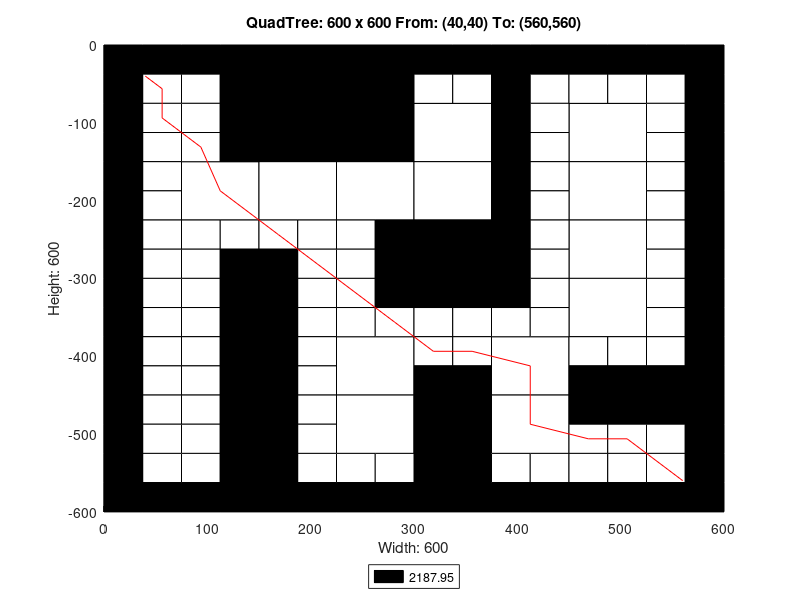

This figure's MATLAB source:
axis([0 600 -600 0]);
title('QuadTree: 600 x 600 From: (40,40) To: (560,560)');
xlabel('Width: 600');
ylabel('Height: 600');
rectangle('Position',[150 -150 150 150], 'FaceColor',[0 0 0]);
rectangle('Position',[75 -225 75 75], 'FaceColor',[1 1 1]);
rectangle('Position',[150 -225 75 75], 'FaceColor',[1 1 1]);
rectangle('Position',[225 -225 75 75], 'FaceColor',[1 1 1]);
rectangle('Position',[300 -150 75 75], 'FaceColor',[1 1 1]);
rectangle('Position',[450 -150 75 75], 'FaceColor',[1 1 1]);
rectangle('Position',[300 -225 75 75], 'FaceColor',[1 1 1]);
rectangle('Position',[300 -300 75 75], 'FaceColor',[0 0 0]);
rectangle('Position',[450 -225 75 75], 'FaceColor',[1 1 1]);
rectangle('Position',[450 -300 75 75], 'FaceColor',[1 1 1]);
rectangle('Position',[225 -450 75 75], 'FaceColor',[1 1 1]);
rectangle('Position',[225 -525 75 75], 'FaceColor',[1 1 1]);
rectangle('Position',[375 -450 75 75], 'FaceColor',[1 1 1]);
rectangle('Position',[450 -375 75 75], 'FaceColor',[1 1 1]);
rectangle('Position',[300 -525 75 75], 'FaceColor',[0 0 0]);
rectangle('Position',[375 -525 75 75], 'FaceColor',[1 1 1]);
rectangle('Position',[300 -600 75 75], 'FaceColor',[0 0 0]);
rectangle('Position',[0 -37.5 37.5 37.5], 'FaceColor',[0 0 0]);
rectangle('Position',[37.5 -37.5 37.5 37.5], 'FaceColor',[0 0 0]);
rectangle('Position',[0 -75 37.5 37.5], 'FaceColor',[0 0 0]);
rectangle('Position',[37.5 -75 37.5 37.5], 'FaceColor',[1 1 1]);
rectangle('Position',[75 -37.5 37.5 37.5], 'FaceColor',[0 0 0]);
rectangle('Position',[112.5 -37.5 37.5 37.5], 'FaceColor',[0 0 0]);
rectangle('Position',[75 -75 37.5 37.5], 'FaceColor',[1 1 1]);
rectangle('Position',[112.5 -75 37.5 37.5], 'FaceColor',[0 0 0]);
rectangle('Position',[0 -112.5 37.5 37.5], 'FaceColor',[0 0 0]);
rectangle('Position',[37.5 -112.5 37.5 37.5], 'FaceColor',[1 1 1]);
rectangle('Position',[0 -150 37.5 37.5], 'FaceColor',[0 0 0]);
rectangle('Position',[37.5 -150 37.5 37.5], 'FaceColor',[1 1 1]);
rectangle('Position',[75 -112.5 37.5 37.5], 'FaceColor',[1 1 1]);
rectangle('Position',[112.5 -112.5 37.5 37.5], 'FaceColor',[0 0 0]);
rectangle('Position',[75 -150 37.5 37.5], 'FaceColor',[1 1 1]);
rectangle('Position',[112.5 -150 37.5 37.5], 'FaceColor',[0 0 0]);
rectangle('Position',[0 -187.5 37.5 37.5], 'FaceColor',[0 0 0]);
rectangle('Position',[37.5 -187.5 37.5 37.5], 'FaceColor',[1 1 1]);
rectangle('Position',[0 -225 37.5 37.5], 'FaceColor',[0 0 0]);
rectangle('Position',[37.5 -225 37.5 37.5], 'FaceColor',[1 1 1]);
rectangle('Position',[0 -262.5 37.5 37.5], 'FaceColor',[0 0 0]);
rectangle('Position',[37.5 -262.5 37.5 37.5], 'FaceColor',[1 1 1]);
rectangle('Position',[0 -300 37.5 37.5], 'FaceColor',[0 0 0]);
rectangle('Position',[37.5 -300 37.5 37.5], 'FaceColor',[1 1 1]);
rectangle('Position',[75 -262.5 37.5 37.5], 'FaceColor',[1 1 1]);
rectangle('Position',[112.5 -262.5 37.5 37.5], 'FaceColor',[1 1 1]);
rectangle('Position',[75 -300 37.5 37.5], 'FaceColor',[1 1 1]);
rectangle('Position',[112.5 -300 37.5 37.5], 'FaceColor',[0 0 0]);
rectangle('Position',[150 -262.5 37.5 37.5], 'FaceColor',[1 1 1]);
rectangle('Position',[187.5 -262.5 37.5 37.5], 'FaceColor',[1 1 1]);
rectangle('Position',[150 -300 37.5 37.5], 'FaceColor',[0 0 0]);
rectangle('Position',[187.5 -300 37.5 37.5], 'FaceColor',[1 1 1]);
rectangle('Position',[225 -262.5 37.5 37.5], 'FaceColor',[1 1 1]);
rectangle('Position',[262.5 -262.5 37.5 37.5], 'FaceColor',[0 0 0]);
rectangle('Position',[225 -300 37.5 37.5], 'FaceColor',[1 1 1]);
rectangle('Position',[262.5 -300 37.5 37.5], 'FaceColor',[0 0 0]);
rectangle('Position',[300 -37.5 37.5 37.5], 'FaceColor',[0 0 0]);
rectangle('Position',[337.5 -37.5 37.5 37.5], 'FaceColor',[0 0 0]);
rectangle('Position',[300 -75 37.5 37.5], 'FaceColor',[1 1 1]);
rectangle('Position',[337.5 -75 37.5 37.5], 'FaceColor',[1 1 1]);
rectangle('Position',[375 -37.5 37.5 37.5], 'FaceColor',[0 0 0]);
rectangle('Position',[412.5 -37.5 37.5 37.5], 'FaceColor',[0 0 0]);
rectangle('Position',[375 -75 37.5 37.5], 'FaceColor',[0 0 0]);
rectangle('Position',[412.5 -75 37.5 37.5], 'FaceColor',[1 1 1]);
rectangle('Position',[375 -112.5 37.5 37.5], 'FaceColor',[0 0 0]);
rectangle('Position',[412.5 -112.5 37.5 37.5], 'FaceColor',[1 1 1]);
rectangle('Position',[375 -150 37.5 37.5], 'FaceColor',[0 0 0]);
rectangle('Position',[412.5 -150 37.5 37.5], 'FaceColor',[1 1 1]);
rectangle('Position',[450 -37.5 37.5 37.5], 'FaceColor',[0 0 0]);
rectangle('Position',[487.5 -37.5 37.5 37.5], 'FaceColor',[0 0 0]);
rectangle('Position',[450 -75 37.5 37.5], 'FaceColor',[1 1 1]);
rectangle('Position',[487.5 -75 37.5 37.5], 'FaceColor',[1 1 1]);
rectangle('Position',[525 -37.5 37.5 37.5], 'FaceColor',[0 0 0]);
rectangle('Position',[562.5 -37.5 37.5 37.5], 'FaceColor',[0 0 0]);
rectangle('Position',[525 -75 37.5 37.5], 'FaceColor',[1 1 1]);
rectangle('Position',[562.5 -75 37.5 37.5], 'FaceColor',[0 0 0]);
rectangle('Position',[525 -112.5 37.5 37.5], 'FaceColor',[1 1 1]);
rectangle('Position',[562.5 -112.5 37.5 37.5], 'FaceColor',[0 0 0]);
rectangle('Position',[525 -150 37.5 37.5], 'FaceColor',[1 1 1]);
rectangle('Position',[562.5 -150 37.5 37.5], 'FaceColor',[0 0 0]);
rectangle('Position',[375 -187.5 37.5 37.5], 'FaceColor',[0 0 0]);
rectangle('Position',[412.5 -187.5 37.5 37.5], 'FaceColor',[1 1 1]);
rectangle('Position',[375 -225 37.5 37.5], 'FaceColor',[0 0 0]);
rectangle('Position',[412.5 -225 37.5 37.5], 'FaceColor',[1 1 1]);
rectangle('Position',[375 -262.5 37.5 37.5], 'FaceColor',[0 0 0]);
rectangle('Position',[412.5 -262.5 37.5 37.5], 'FaceColor',[1 1 1]);
rectangle('Position',[375 -300 37.5 37.5], 'FaceColor',[0 0 0]);
rectangle('Position',[412.5 -300 37.5 37.5], 'FaceColor',[1 1 1]);
rectangle('Position',[525 -187.5 37.5 37.5], 'FaceColor',[1 1 1]);
rectangle('Position',[562.5 -187.5 37.5 37.5], 'FaceColor',[0 0 0]);
rectangle('Position',[525 -225 37.5 37.5], 'FaceColor',[1 1 1]);
rectangle('Position',[562.5 -225 37.5 37.5], 'FaceColor',[0 0 0]);
rectangle('Position',[525 -262.5 37.5 37.5], 'FaceColor',[1 1 1]);
rectangle('Position',[562.5 -262.5 37.5 37.5], 'FaceColor',[0 0 0]);
rectangle('Position',[525 -300 37.5 37.5], 'FaceColor',[1 1 1]);
rectangle('Position',[562.5 -300 37.5 37.5], 'FaceColor',[0 0 0]);
rectangle('Position',[0 -337.5 37.5 37.5], 'FaceColor',[0 0 0]);
rectangle('Position',[37.5 -337.5 37.5 37.5], 'FaceColor',[1 1 1]);
rectangle('Position',[0 -375 37.5 37.5], 'FaceColor',[0 0 0]);
rectangle('Position',[37.5 -375 37.5 37.5], 'FaceColor',[1 1 1]);
rectangle('Position',[75 -337.5 37.5 37.5], 'FaceColor',[1 1 1]);
rectangle('Position',[112.5 -337.5 37.5 37.5], 'FaceColor',[0 0 0]);
rectangle('Position',[75 -375 37.5 37.5], 'FaceColor',[1 1 1]);
rectangle('Position',[112.5 -375 37.5 37.5], 'FaceColor',[0 0 0]);
rectangle('Position',[0 -412.5 37.5 37.5], 'FaceColor',[0 0 0]);
rectangle('Position',[37.5 -412.5 37.5 37.5], 'FaceColor',[1 1 1]);
rectangle('Position',[0 -450 37.5 37.5], 'FaceColor',[0 0 0]);
rectangle('Position',[37.5 -450 37.5 37.5], 'FaceColor',[1 1 1]);
rectangle('Position',[75 -412.5 37.5 37.5], 'FaceColor',[1 1 1]);
rectangle('Position',[112.5 -412.5 37.5 37.5], 'FaceColor',[0 0 0]);
rectangle('Position',[75 -450 37.5 37.5], 'FaceColor',[1 1 1]);
rectangle('Position',[112.5 -450 37.5 37.5], 'FaceColor',[0 0 0]);
rectangle('Position',[150 -337.5 37.5 37.5], 'FaceColor',[0 0 0]);
rectangle('Position',[187.5 -337.5 37.5 37.5], 'FaceColor',[1 1 1]);
rectangle('Position',[150 -375 37.5 37.5], 'FaceColor',[0 0 0]);
rectangle('Position',[187.5 -375 37.5 37.5], 'FaceColor',[1 1 1]);
rectangle('Position',[225 -337.5 37.5 37.5], 'FaceColor',[1 1 1]);
rectangle('Position',[262.5 -337.5 37.5 37.5], 'FaceColor',[0 0 0]);
rectangle('Position',[225 -375 37.5 37.5], 'FaceColor',[1 1 1]);
rectangle('Position',[262.5 -375 37.5 37.5], 'FaceColor',[1 1 1]);
rectangle('Position',[150 -412.5 37.5 37.5], 'FaceColor',[0 0 0]);
rectangle('Position',[187.5 -412.5 37.5 37.5], 'FaceColor',[1 1 1]);
rectangle('Position',[150 -450 37.5 37.5], 'FaceColor',[0 0 0]);
rectangle('Position',[187.5 -450 37.5 37.5], 'FaceColor',[1 1 1]);
rectangle('Position',[0 -487.5 37.5 37.5], 'FaceColor',[0 0 0]);
rectangle('Position',[37.5 -487.5 37.5 37.5], 'FaceColor',[1 1 1]);
rectangle('Position',[0 -525 37.5 37.5], 'FaceColor',[0 0 0]);
rectangle('Position',[37.5 -525 37.5 37.5], 'FaceColor',[1 1 1]);
rectangle('Position',[75 -487.5 37.5 37.5], 'FaceColor',[1 1 1]);
rectangle('Position',[112.5 -487.5 37.5 37.5], 'FaceColor',[0 0 0]);
rectangle('Position',[75 -525 37.5 37.5], 'FaceColor',[1 1 1]);
rectangle('Position',[112.5 -525 37.5 37.5], 'FaceColor',[0 0 0]);
rectangle('Position',[0 -562.5 37.5 37.5], 'FaceColor',[0 0 0]);
rectangle('Position',[37.5 -562.5 37.5 37.5], 'FaceColor',[1 1 1]);
rectangle('Position',[0 -600 37.5 37.5], 'FaceColor',[0 0 0]);
rectangle('Position',[37.5 -600 37.5 37.5], 'FaceColor',[0 0 0]);
rectangle('Position',[75 -562.5 37.5 37.5], 'FaceColor',[1 1 1]);
rectangle('Position',[112.5 -562.5 37.5 37.5], 'FaceColor',[0 0 0]);
rectangle('Position',[75 -600 37.5 37.5], 'FaceColor',[0 0 0]);
rectangle('Position',[112.5 -600 37.5 37.5], 'FaceColor',[0 0 0]);
rectangle('Position',[150 -487.5 37.5 37.5], 'FaceColor',[0 0 0]);
rectangle('Position',[187.5 -487.5 37.5 37.5], 'FaceColor',[1 1 1]);
rectangle('Position',[150 -525 37.5 37.5], 'FaceColor',[0 0 0]);
rectangle('Position',[187.5 -525 37.5 37.5], 'FaceColor',[1 1 1]);
rectangle('Position',[150 -562.5 37.5 37.5], 'FaceColor',[0 0 0]);
rectangle('Position',[187.5 -562.5 37.5 37.5], 'FaceColor',[1 1 1]);
rectangle('Position',[150 -600 37.5 37.5], 'FaceColor',[0 0 0]);
rectangle('Position',[187.5 -600 37.5 37.5], 'FaceColor',[0 0 0]);
rectangle('Position',[225 -562.5 37.5 37.5], 'FaceColor',[1 1 1]);
rectangle('Position',[262.5 -562.5 37.5 37.5], 'FaceColor',[1 1 1]);
rectangle('Position',[225 -600 37.5 37.5], 'FaceColor',[0 0 0]);
rectangle('Position',[262.5 -600 37.5 37.5], 'FaceColor',[0 0 0]);
rectangle('Position',[300 -337.5 37.5 37.5], 'FaceColor',[0 0 0]);
rectangle('Position',[337.5 -337.5 37.5 37.5], 'FaceColor',[0 0 0]);
rectangle('Position',[300 -375 37.5 37.5], 'FaceColor',[1 1 1]);
rectangle('Position',[337.5 -375 37.5 37.5], 'FaceColor',[1 1 1]);
rectangle('Position',[375 -337.5 37.5 37.5], 'FaceColor',[0 0 0]);
rectangle('Position',[412.5 -337.5 37.5 37.5], 'FaceColor',[1 1 1]);
rectangle('Position',[375 -375 37.5 37.5], 'FaceColor',[1 1 1]);
rectangle('Position',[412.5 -375 37.5 37.5], 'FaceColor',[1 1 1]);
rectangle('Position',[300 -412.5 37.5 37.5], 'FaceColor',[1 1 1]);
rectangle('Position',[337.5 -412.5 37.5 37.5], 'FaceColor',[1 1 1]);
rectangle('Position',[300 -450 37.5 37.5], 'FaceColor',[0 0 0]);
rectangle('Position',[337.5 -450 37.5 37.5], 'FaceColor',[0 0 0]);
rectangle('Position',[525 -337.5 37.5 37.5], 'FaceColor',[1 1 1]);
rectangle('Position',[562.5 -337.5 37.5 37.5], 'FaceColor',[0 0 0]);
rectangle('Position',[525 -375 37.5 37.5], 'FaceColor',[1 1 1]);
rectangle('Position',[562.5 -375 37.5 37.5], 'FaceColor',[0 0 0]);
rectangle('Position',[450 -412.5 37.5 37.5], 'FaceColor',[1 1 1]);
rectangle('Position',[487.5 -412.5 37.5 37.5], 'FaceColor',[1 1 1]);
rectangle('Position',[450 -450 37.5 37.5], 'FaceColor',[0 0 0]);
rectangle('Position',[487.5 -450 37.5 37.5], 'FaceColor',[0 0 0]);
rectangle('Position',[525 -412.5 37.5 37.5], 'FaceColor',[1 1 1]);
rectangle('Position',[562.5 -412.5 37.5 37.5], 'FaceColor',[0 0 0]);
rectangle('Position',[525 -450 37.5 37.5], 'FaceColor',[0 0 0]);
rectangle('Position',[562.5 -450 37.5 37.5], 'FaceColor',[0 0 0]);
rectangle('Position',[375 -562.5 37.5 37.5], 'FaceColor',[1 1 1]);
rectangle('Position',[412.5 -562.5 37.5 37.5], 'FaceColor',[1 1 1]);
rectangle('Position',[375 -600 37.5 37.5], 'FaceColor',[0 0 0]);
rectangle('Position',[412.5 -600 37.5 37.5], 'FaceColor',[0 0 0]);
rectangle('Position',[450 -487.5 37.5 37.5], 'FaceColor',[0 0 0]);
rectangle('Position',[487.5 -487.5 37.5 37.5], 'FaceColor',[0 0 0]);
rectangle('Position',[450 -525 37.5 37.5], 'FaceColor',[1 1 1]);
rectangle('Position',[487.5 -525 37.5 37.5], 'FaceColor',[1 1 1]);
rectangle('Position',[525 -487.5 37.5 37.5], 'FaceColor',[0 0 0]);
rectangle('Position',[562.5 -487.5 37.5 37.5], 'FaceColor',[0 0 0]);
rectangle('Position',[525 -525 37.5 37.5], 'FaceColor',[1 1 1]);
rectangle('Position',[562.5 -525 37.5 37.5], 'FaceColor',[0 0 0]);
rectangle('Position',[450 -562.5 37.5 37.5], 'FaceColor',[1 1 1]);
rectangle('Position',[487.5 -562.5 37.5 37.5], 'FaceColor',[1 1 1]);
rectangle('Position',[450 -600 37.5 37.5], 'FaceColor',[0 0 0]);
rectangle('Position',[487.5 -600 37.5 37.5], 'FaceColor',[0 0 0]);
rectangle('Position',[525 -562.5 37.5 37.5], 'FaceColor',[1 1 1]);
rectangle('Position',[562.5 -562.5 37.5 37.5], 'FaceColor',[0 0 0]);
rectangle('Position',[525 -600 37.5 37.5], 'FaceColor',[0 0 0]);
rectangle('Position',[562.5 -600 37.5 37.5], 'FaceColor',[0 0 0]);
X=[560,543.75,506.25,468.75,412.5,412.5,356.25,318.75,281.25,243.75,206.25,168.75,112.5,93.75,56.25,56.25,40];
Y=[-560,-543.75,-506.25,-506.25,-487.5,-412.5,-393.75,-393.75,-356.25,-318.75,-281.25,-243.75,-187.5,-131.25,-93.75,-56.25,-40];
hold on;
plot(X,Y,'r');
legend('2187.95','Location','southoutside');
